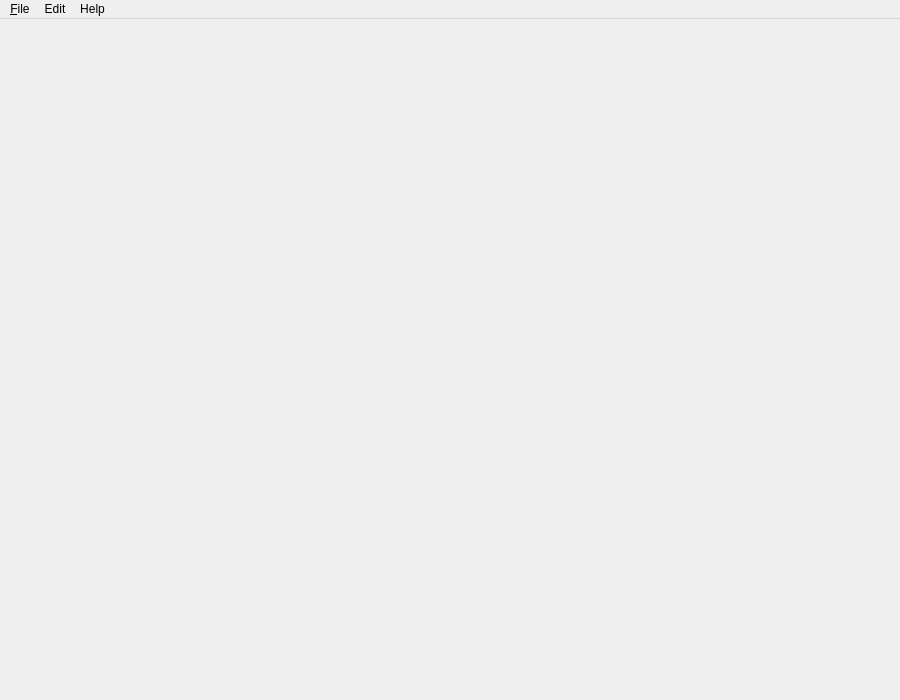
<?xml version="1.0" encoding="UTF-8"?>
<ui version="4.0">
 <class>MainWindow</class>
 <widget class="QMainWindow" name="MainWindow">
  <property name="geometry">
   <rect>
    <x>0</x>
    <y>0</y>
    <width>900</width>
    <height>700</height>
   </rect>
  </property>
  <property name="windowTitle">
   <string>Plo.Py</string>
  </property>
  <property name="windowIcon">
   <iconset theme="plopy_16x16.png">
    <normaloff>.</normaloff>.</iconset>
  </property>
  <property name="animated">
   <bool>false</bool>
  </property>
  <widget class="QWidget" name="centralwidget">
   <layout class="QVBoxLayout" name="verticalLayout">
    <property name="spacing">
     <number>0</number>
    </property>
    <property name="leftMargin">
     <number>0</number>
    </property>
    <property name="topMargin">
     <number>0</number>
    </property>
    <property name="rightMargin">
     <number>0</number>
    </property>
    <property name="bottomMargin">
     <number>0</number>
    </property>
   </layout>
  </widget>
  <widget class="QStatusBar" name="statusbar">
   <property name="sizeGripEnabled">
    <bool>false</bool>
   </property>
  </widget>
  <widget class="QMenuBar" name="menubar">
   <property name="geometry">
    <rect>
     <x>0</x>
     <y>0</y>
     <width>900</width>
     <height>21</height>
    </rect>
   </property>
   <widget class="QMenu" name="menu_file">
    <property name="title">
     <string>&amp;File</string>
    </property>
    <addaction name="action_load_data_file"/>
    <addaction name="action_load_data_file_set_format"/>
    <addaction name="action_load_data_file_advanced"/>
    <addaction name="action_save_plot"/>
    <addaction name="action_copy_plot"/>
   </widget>
   <widget class="QMenu" name="menu_edit">
    <property name="title">
     <string>Edit</string>
    </property>
    <widget class="QMenu" name="menu_plot_options">
     <property name="statusTip">
      <string>Options relating to a specific file or line, including the color or legend label</string>
     </property>
     <property name="title">
      <string>Plot + Line Options</string>
     </property>
     <addaction name="action_plot_options_load_data_file"/>
    </widget>
    <addaction name="action_figure_options"/>
    <addaction name="menu_plot_options"/>
   </widget>
   <widget class="QMenu" name="menu_help">
    <property name="title">
     <string>Help</string>
    </property>
    <property name="toolTipsVisible">
     <bool>true</bool>
    </property>
    <addaction name="action_whatsthis"/>
    <addaction name="action_website"/>
    <addaction name="action_docs"/>
   </widget>
   <addaction name="menu_file"/>
   <addaction name="menu_edit"/>
   <addaction name="menu_help"/>
  </widget>
  <action name="action_load_data_file">
   <property name="text">
    <string>Load Data File...</string>
   </property>
   <property name="statusTip">
    <string>Add one or more data files to be plotted, each with their own options pane</string>
   </property>
   <property name="shortcut">
    <string>Ctrl+O</string>
   </property>
  </action>
  <action name="action_save_plot">
   <property name="text">
    <string>Save Plot...</string>
   </property>
   <property name="statusTip">
    <string>Save the current plot as an image, PDF, or similar format</string>
   </property>
   <property name="shortcut">
    <string>Ctrl+S</string>
   </property>
  </action>
  <action name="action_plot_options_load_data_file">
   <property name="text">
    <string>Load a Data File first...</string>
   </property>
  </action>
  <action name="action_figure_options">
   <property name="text">
    <string>Figure + Axes Options</string>
   </property>
   <property name="statusTip">
    <string>Options relating to the whole figure or to an axes, such as the title or scale</string>
   </property>
  </action>
  <action name="action_copy_plot">
   <property name="text">
    <string>Copy Plot to Clipboard</string>
   </property>
   <property name="statusTip">
    <string>Copy the current plot as an image to the clipboard</string>
   </property>
   <property name="shortcut">
    <string>Ctrl+C</string>
   </property>
  </action>
  <action name="action_whatsthis">
   <property name="text">
    <string>WhatsThis</string>
   </property>
   <property name="toolTip">
    <string>Get detailed info by clicking on a GUI element</string>
   </property>
   <property name="statusTip">
    <string>Get detailed info by clicking on a GUI element</string>
   </property>
  </action>
  <action name="action_website">
   <property name="text">
    <string>Plo.Py Website</string>
   </property>
   <property name="toolTip">
    <string>https://finnventor.github.io/python/#plopy</string>
   </property>
   <property name="statusTip">
    <string>https://finnventor.github.io/python/#plopy</string>
   </property>
  </action>
  <action name="action_load_data_file_set_format">
   <property name="text">
    <string>Choose Input Date Format...</string>
   </property>
   <property name="statusTip">
    <string>Change the date format for reading input files (default: Year Month Day)</string>
   </property>
  </action>
  <action name="action_docs">
   <property name="text">
    <string>Plo.Py Docs</string>
   </property>
   <property name="toolTip">
    <string>https://plopy.readthedocs.io/</string>
   </property>
   <property name="statusTip">
    <string>https://plopy.readthedocs.io/</string>
   </property>
  </action>
  <action name="action_load_data_file_advanced">
   <property name="text">
    <string>Load Data File with Fast Date Processing...</string>
   </property>
   <property name="statusTip">
    <string>Advanced Add Data File dialog to process dates faster by manually specifying the format</string>
   </property>
  </action>
 </widget>
 <resources/>
 <connections/>
</ui>
